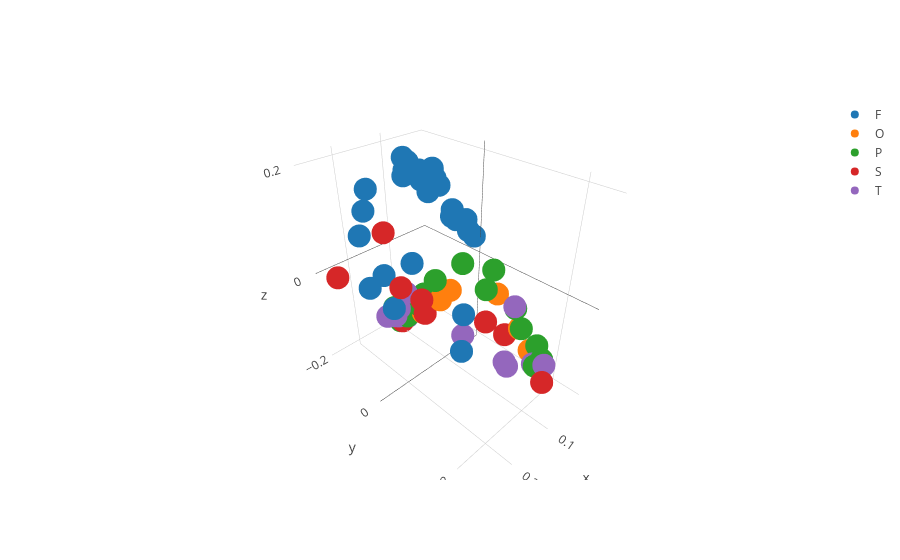

The notebook cell saved with this chart:
### Code cell
# Plot by hemispheres
plot_3d(vertex_features, lobe)
